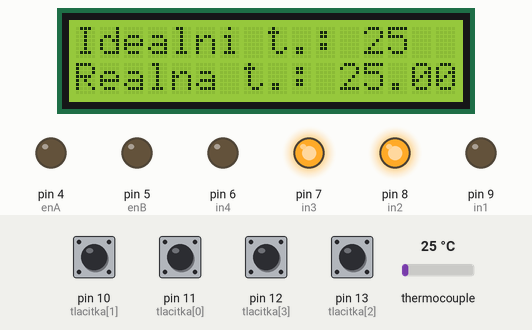
This sketch was run on a simulated Arduino Uno, built with avr-gcc and run on an emulated ATmega328P. Parts: 16×2 character LCD, output pins drawn as LEDs (lit = HIGH). The inputs (shaded band) are chosen by the test bench; at power-on: pin 10 (tlacitka[1]), pin 11 (tlacitka[0]), pin 12 (tlacitka[3]), pin 13 (tlacitka[2]) HIGH, thermocouple 25 °C. What the sketch prints to the serial monitor is not drawn.

Above: at 5.6 s.
5.7 s: thermocouple set to 17 °C
At 11.2 s:
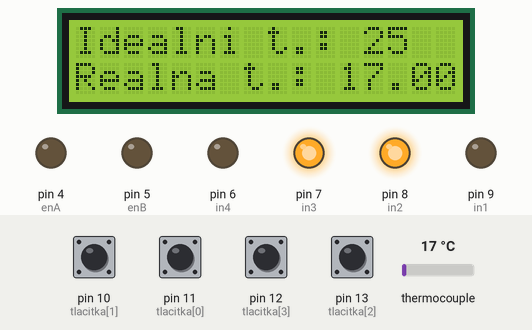
11.5 s: thermocouple set to 14 °C
At 16.2 s:
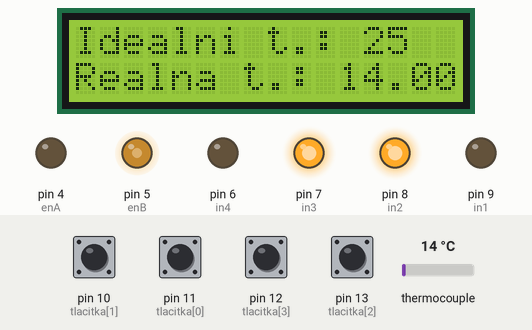
16.5 s: thermocouple set to 7 °C
At 21.2 s:
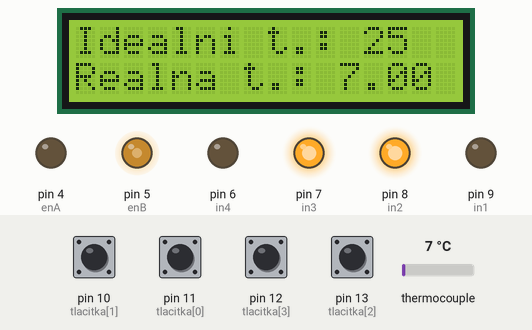
21.5 s: thermocouple set to 4 °C
At 26.2 s:
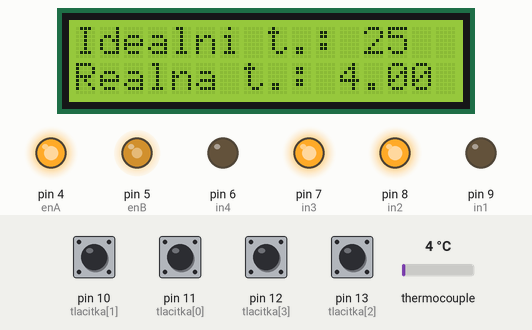
26.5 s: pin 13 (tlacitka[2]) pulled LOW for 1 s
At 31.2 s:
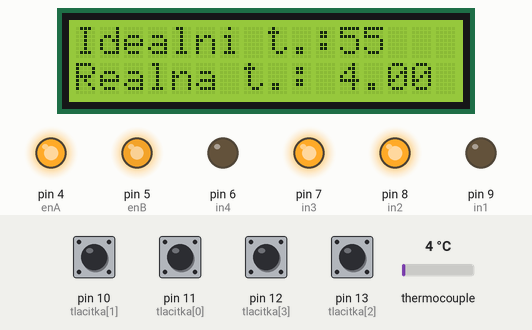
31.5 s: pin 10 (tlacitka[1]) pulled LOW for 0.15 s
At 32.3 s:
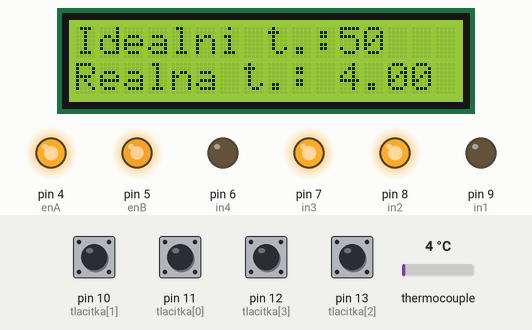
Timing chart, 0 to 36.5 s (numbered marks = the images above; inputs shaded):
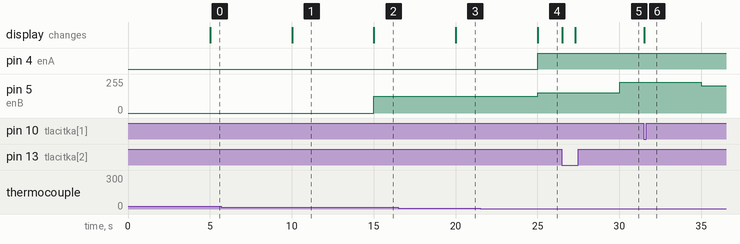

The sketch:

gril.ino
```cpp
#include <Wire.h>
#include <LiquidCrystal_I2C.h>
#include <max6675.h>

LiquidCrystal_I2C lcd(0x27, 16, 2);

const int thermoSCK = 52;
const int thermoCS = 51;
const int thermoSO = 50;

MAX6675 thermo(thermoSCK, thermoCS, thermoSO);

const int in1 = 9;
const int in2 = 8;
const int enA = 4;

const int in3 = 7;
const int in4 = 6;
const int enB = 5;

const int tlacitka[] = {11, 10, 13, 12};
int stisk = 0;
int idealni_teplota = 25;

int fanSpeed = 0;
const int maxSpeed = 255;
const int increment = 10;
const int delayTime = 1000;

const int mezera = 10;

unsigned long lastCheckTime = 0;
const unsigned long checkInterval = 5000; // 5 sekund

// Pro debouncing
unsigned long lastButtonPress[4] = {0, 0, 0, 0}; // Časy posledního stisknutí pro každé tlačítko
const unsigned long debounceDelay = 800; // 400 ms pro debounce (zdvojnásobeno)

void setup() {
  Serial.begin(9600);

  pinMode(in1, OUTPUT);
  pinMode(in2, OUTPUT);
  pinMode(enA, OUTPUT);

  pinMode(in3, OUTPUT);
  pinMode(in4, OUTPUT);
  pinMode(enB, OUTPUT);

  digitalWrite(in1, LOW);
  digitalWrite(in2, HIGH);
  digitalWrite(in3, HIGH);
  digitalWrite(in4, LOW);

  lcd.init();
  lcd.backlight();

  lcd.setCursor(0, 0);
  lcd.print("Idealni t.: ");
  lcd.print(idealni_teplota);

  lcd.setCursor(0, 1);
  lcd.print("Realna t.: ");

  for(int x = 0; x < 4; x++) {
    pinMode(tlacitka[x], INPUT_PULLUP);
  }

  Serial.print("Idealni teplota: ");
  Serial.println(idealni_teplota);
}

void loop() {
  unsigned long currentMillis = millis();

  if (currentMillis - lastCheckTime >= checkInterval) {
    lastCheckTime = currentMillis;

    double realna_teplota = thermo.readCelsius();

    lcd.setCursor(11, 1);
    lcd.print("      ");
    lcd.setCursor(11, 1);
    lcd.print(realna_teplota);
    lcd.print(" C");

    int adjustSpeed = calculateSpeed(realna_teplota);
    analogWrite(enA, adjustSpeed);
    analogWrite(enB, adjustSpeed);
  }

  for (int x = 0; x < 4; x++) {
    stisk = digitalRead(tlacitka[x]);

    // Debouncing: Kontrola, zda uběhl debounceDelay od posledního stisknutí
    if (stisk == LOW && (currentMillis - lastButtonPress[x] > debounceDelay)) {
      lastButtonPress[x] = currentMillis; // Aktualizace času posledního stisknutí

      switch (x) {
        case 0:
          idealni_teplota += 5;  // Tlačítko 0 přidá 5 stupňů
          break;
        case 1:
          idealni_teplota -= 5;  // Tlačítko 1 odebere 5 stupňů
          break;
        case 2:
          idealni_teplota += 15; // Tlačítko 2 přidá 15 stupňů
          break;
        case 3:
          idealni_teplota -= 15; // Tlačítko 3 odebere 15 stupňů
          break;
      }

      // Aktualizace na LCD displeji
      lcd.setCursor(11, 0);
      lcd.print("      ");
      lcd.setCursor(11, 0);
      lcd.print(idealni_teplota);
    }
  }
}

int calculateSpeed(double currentTemp) {
  if (idealni_teplota - currentTemp >= mezera && idealni_teplota - currentTemp < mezera *2) {
    return maxSpeed * 0.5;
  }
  else if (idealni_teplota - currentTemp >= mezera * 2 && idealni_teplota - currentTemp < mezera *3) {
    return maxSpeed * 0.6;
  }
  else if (idealni_teplota - currentTemp >= mezera * 3 && idealni_teplota - currentTemp < mezera *4) {
    return maxSpeed * 0.7;
  }
  else if (idealni_teplota - currentTemp >= mezera * 4 && idealni_teplota - currentTemp < mezera *5) {
    return maxSpeed * 0.8;
  }
  else if (idealni_teplota - currentTemp >= mezera * 5 && idealni_teplota - currentTemp < mezera *6) {
    return maxSpeed * 0.9;
  }
  else if (idealni_teplota - currentTemp >= mezera * 6) {
    return maxSpeed;
  }
  else {
    return 0;
  }
}
```

Measured:
- the behaviour switches between 16 and 15 °C on thermocouple (found by bisection; images 1 and 2)
- the behaviour switches between 6 and 5 °C on thermocouple (found by bisection; images 3 and 4)
- after the input at 5.7 s, the display: changes after 4.3 s (image 1)
- after the input at 11.5 s, pin 5 (enB): 0/255 → 127/255 after 3.5 s; the display: changes after 3.5 s (image 2)
- after the input at 16.5 s, the display: changes after 3.5 s (image 3)
- after the input at 21.5 s, pin 4 (enA): LOW → HIGH after 3.5 s; pin 5 (enB): 127/255 → 153/255 after 3.5 s; the display: changes after 3.5 s (image 4)
- after the input at 26.5 s, pin 5 (enB): 153/255 → 229/255 after 3.5 s; the display: first changes at once (image 5 shows a later state)
- after the input at 31.5 s, pin 5 (enB): 229/255 → 204/255 after 3.5 s; the display: changes at once (image 6)
